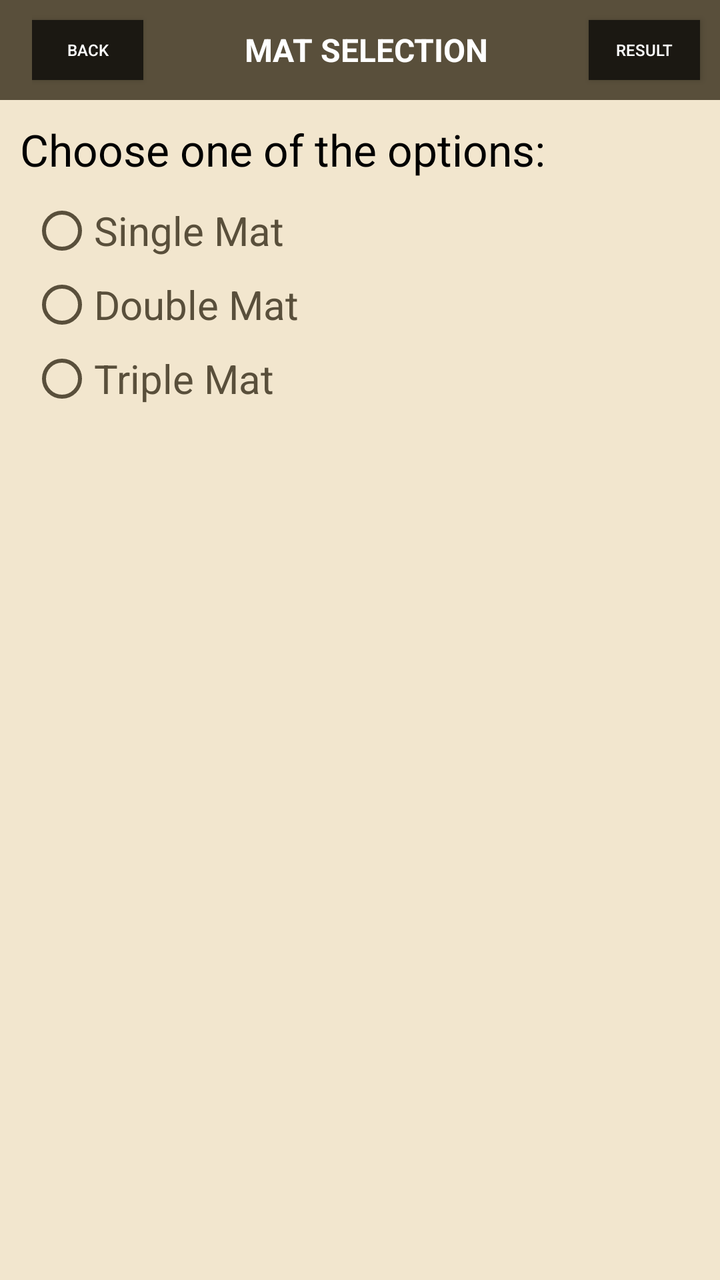
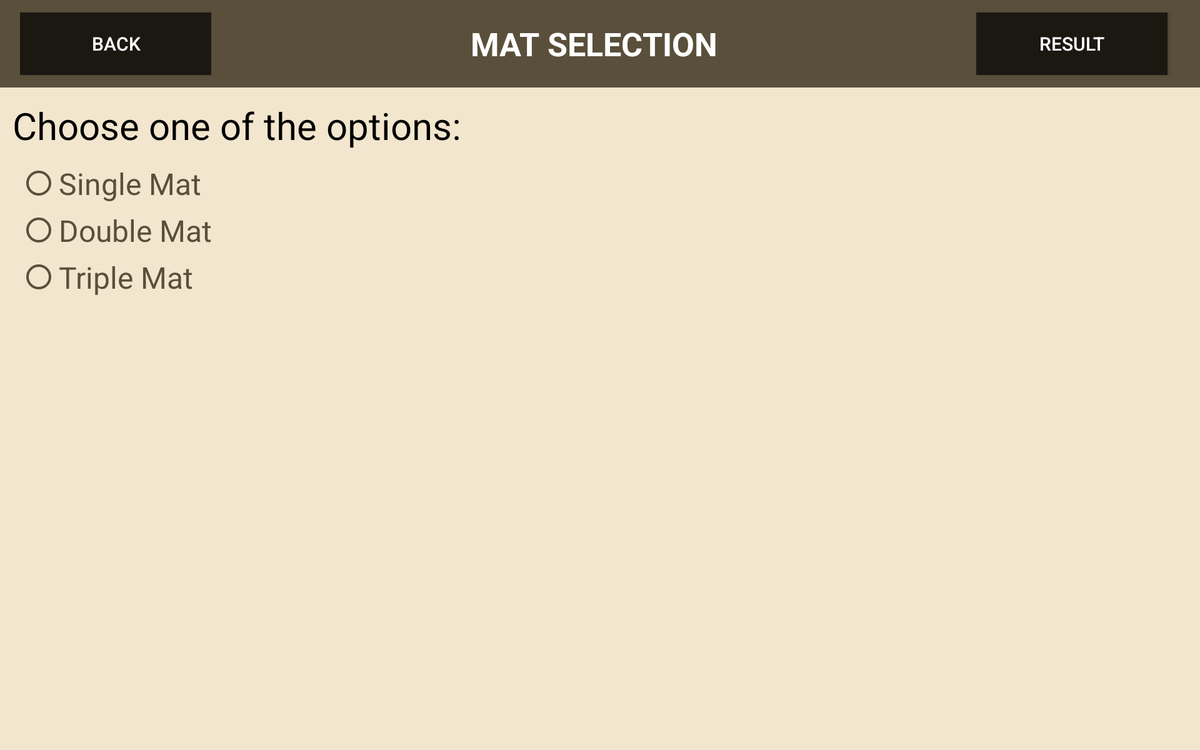

The same Android screen from two of the app's own layout files: first res/layout/ as a phone draws it, then the author's variant for another configuration, drawn on a device whose configuration selects that folder. Both files follow.
<!-- AndroidManifest.xml: application theme AppTheme -->
<!-- res/layout/activity_mat_selection.xml -->
<?xml version="1.0" encoding="utf-8"?>
<LinearLayout
    xmlns:android="http://schemas.android.com/apk/res/android"
    xmlns:app="http://schemas.android.com/apk/res-auto"
    xmlns:tools="http://schemas.android.com/tools"
    android:layout_width="match_parent"
    android:layout_height="match_parent"
    android:background="@color/AppColor"
    android:orientation="vertical"
    tools:context="com.ebm.iwasframed.Mat_Borders.MatSelectionActivity">


    <android.support.v7.widget.Toolbar
        android:layout_width="match_parent"
        android:layout_height="50dp"
        android:id="@+id/toolbar"
        android:background="@color/ActionBarColor">

        <LinearLayout
            android:layout_width="match_parent"
            android:layout_height="match_parent"
            android:weightSum="3"
            android:orientation="horizontal">

            <Button
                android:id="@+id/btnBack"
                android:layout_width="0dp"
                android:layout_weight="0.5"
                android:layout_marginTop="10dp"
                android:layout_height="30dp"
                android:text="Back"
                android:layout_centerVertical="true"
                android:textColor="@android:color/white"
                android:background="@color/ButtonColor"
                android:layout_alignParentLeft="true"
                android:textSize="8sp"/>

            <TextView
                android:layout_width="0dp"
                android:layout_weight="2"
                android:layout_height="wrap_content"
                android:text="MAT SELECTION"
                android:layout_gravity="center_vertical"
                android:textColor="@android:color/white"
                android:textAlignment="center"
                android:textStyle="bold"
                android:textSize="16sp"/>

            <Button
                android:id="@+id/btnNext"
                android:layout_width="0dp"
                android:layout_weight="0.5"
                android:layout_height="30dp"
                android:text="RESULT"
                android:layout_marginTop="10dp"
                android:layout_marginRight="10dp"
                android:textColor="@android:color/white"
                android:background="@color/ButtonColor"
                android:textSize="8sp"/>


        </LinearLayout>






    </android.support.v7.widget.Toolbar>

    <TextView
        android:layout_width="wrap_content"
        android:layout_height="wrap_content"
        android:textSize="22dp"
        android:textColor="@color/black"
        android:padding="10dp"
        android:text="Choose one of the options:"/>

    <RadioGroup
        android:id="@+id/radioGroup"
        android:layout_width="match_parent"
        android:layout_height="wrap_content"
        android:paddingLeft="15dp">


        <RadioButton
            android:id="@+id/radioSingle"
            android:layout_width="wrap_content"
            android:layout_height="wrap_content"
            android:layout_weight="1"
            android:textColor="@color/ActionBarColor"
            android:buttonTint="@color/ActionBarColor"
            android:textSize="20sp"
            android:text="Single Mat" />

        <RadioButton
            android:id="@+id/radioDouble"
            android:layout_width="wrap_content"
            android:layout_height="wrap_content"
            android:layout_weight="1"
            android:buttonTint="@color/ActionBarColor"
            android:textColor="@color/ActionBarColor"
            android:layout_marginTop="5dp"
            android:textSize="20sp"
            android:text="Double Mat" />


        <RadioButton
            android:id="@+id/radioTriple"
            android:layout_width="wrap_content"
            android:layout_height="wrap_content"
            android:layout_weight="1"
            android:layout_marginTop="5dp"
            android:textColor="@color/ActionBarColor"
            android:buttonTint="@color/ActionBarColor"
            android:textSize="20sp"
            android:text="Triple Mat" />

    </RadioGroup>


    <LinearLayout
        android:id="@+id/doubleLayout"
        android:visibility="gone"
        android:layout_width="match_parent"
        android:layout_height="wrap_content"
        android:orientation="vertical">


    <TextView
        android:layout_width="wrap_content"
        android:layout_height="wrap_content"
        android:padding="10dp"
        android:layout_marginTop="20dp"
        android:textSize="18sp"
        android:textColor="@color/ButtonColor"
        android:text="Choose Bottom Mat overlap:" />

        <LinearLayout
            android:layout_width="160dp"
            android:layout_height="wrap_content"
            android:layout_toLeftOf="@+id/txtX"
            android:orientation="horizontal"
            android:layout_gravity="center_horizontal"
            android:weightSum="2"
            android:layout_marginRight="10dp"
            android:background="@drawable/custom_edittext">

            <EditText
                android:id="@+id/edtDoubleMat"
                android:layout_width="match_parent"
                android:layout_height="25dp"
                android:textSize="16sp"
                android:text="0"
                android:paddingLeft="10dp"
                android:background="@android:color/transparent"
                android:textStyle="bold"
                android:layout_weight="1"
                android:textCursorDrawable="@null"
                android:inputType="number">
            </EditText>

            <Spinner
                android:id="@+id/doubleMatSpinner"
                android:layout_weight="1"
                android:layout_width="match_parent"
                android:layout_height="25dp"
                android:layout_gravity="center_vertical"
                android:background="@drawable/spinner_background"                android:entries="@array/frames"
                android:textSize="10sp" />


        </LinearLayout>

    </LinearLayout>


    <LinearLayout
        android:id="@+id/tripleLayout"
        android:visibility="gone"
        android:layout_width="match_parent"
        android:layout_height="wrap_content"
        android:orientation="vertical">


        <TextView
            android:layout_width="wrap_content"
            android:layout_height="wrap_content"
            android:padding="10dp"
            android:layout_marginTop="20dp"
            android:textSize="18sp"
            android:textColor="@color/ButtonColor"
            android:text="Choose Middle Mat overlap:" />



        <LinearLayout
            android:layout_width="160dp"
            android:layout_height="wrap_content"
            android:layout_toLeftOf="@+id/txtX"
            android:orientation="horizontal"
            android:layout_gravity="center_horizontal"
            android:weightSum="2"
            android:layout_marginRight="10dp"
            android:background="@drawable/custom_edittext">

            <EditText
                android:id="@+id/edtTripleMat1"
                android:layout_width="match_parent"
                android:layout_height="25dp"
                android:textSize="16sp"
                android:text="0"
                android:paddingLeft="10dp"
                android:background="@android:color/transparent"
                android:textStyle="bold"
                android:layout_weight="1"
                android:textCursorDrawable="@null"
                android:inputType="number">
            </EditText>


            <Spinner
                android:id="@+id/tripleMatSpinner1"
                android:layout_weight="1"
                android:layout_width="match_parent"
                android:layout_height="25dp"
                android:layout_gravity="center_vertical"
                android:background="@drawable/spinner_background"                android:entries="@array/frames"
                android:textSize="10sp" />


        </LinearLayout>

        <TextView
            android:layout_width="wrap_content"
            android:layout_height="wrap_content"
            android:padding="10dp"
            android:layout_marginTop="20dp"
            android:textSize="18sp"
            android:textColor="@color/ButtonColor"
            android:text="Choose Bottom Mat overlap:" />

        <LinearLayout
            android:layout_width="160dp"
            android:layout_height="wrap_content"
            android:layout_toLeftOf="@+id/txtX"
            android:orientation="horizontal"
            android:layout_gravity="center_horizontal"
            android:weightSum="2"
            android:layout_marginRight="10dp"
            android:background="@drawable/custom_edittext">

            <EditText
                android:id="@+id/edtTripleMat2"
                android:layout_width="match_parent"
                android:layout_height="25dp"
                android:textSize="16sp"
                android:text="0"
                android:paddingLeft="10dp"
                android:background="@android:color/transparent"
                android:textStyle="bold"
                android:layout_weight="1"
                android:textCursorDrawable="@null"
                android:inputType="number">
            </EditText>


            <Spinner
                android:id="@+id/tripleMatSpinner2"
                android:layout_weight="1"
                android:layout_width="match_parent"
                android:layout_height="25dp"
                android:layout_gravity="center_vertical"
                android:background="@drawable/spinner_background"                android:entries="@array/frames"
                android:textSize="10sp" />

        </LinearLayout>

    </LinearLayout>



</LinearLayout>
<!-- resources referenced by this layout -->
<resources>
  <string-array name="frames">
          <item>0</item>
          <item>1/16"</item>
          <item>1/8"</item>
          <item>3/16"</item>
          <item>1/4"</item>
          <item>5/16"</item>
          <item>3/8"</item>
          <item>7/16"</item>
          <item>1/2"</item>
          <item>9/16"</item>
          <item>5/8"</item>
          <item>11/16"</item>
          <item>3/4"</item>
          <item>13/16"</item>
          <item>7/8"</item>
          <item>15/16"</item>
  
      </string-array>
  <color name="ActionBarColor">#594f3b</color>
  <color name="AppColor">#f2e6ce</color>
  <color name="ButtonColor">#1b1812</color>
  <color name="black">#000000</color>
  <!-- drawable custom_edittext (drawable) -->
  <?xml version="1.0" encoding="utf-8"?>
  <shape xmlns:android="http://schemas.android.com/apk/res/android" >
  
      <solid android:color="@color/EditTextFilledColor" />
  
      <stroke
          android:width="1dp"
          android:color="@color/ActionBarColor" />
      <corners
          android:topLeftRadius="5dp"
          android:topRightRadius="5dp"
          android:bottomLeftRadius="5dp"
          android:bottomRightRadius="5dp"
  
          />
  
  </shape>
  <!-- drawable spinner_background (drawable) -->
  <?xml version="1.0" encoding="utf-8"?>
  <layer-list xmlns:android="http://schemas.android.com/apk/res/android">
      <item>
          <shape android:shape="rectangle">
              <solid android:color="@color/EditTextFilledColor" />
  
              <stroke
                  android:width="1dp"
                  android:color="@color/ActionBarColor" />
              <corners
                  android:topLeftRadius="0dp"
                  android:topRightRadius="5dp"
                  android:bottomLeftRadius="0dp"
                  android:bottomRightRadius="5dp"
                  />
              <corners android:radius="2.5dp" />
          </shape>
      </item>
      <item android:left="120dp">
          
          <bitmap
              android:gravity="center_vertical|right"
              android:src="@drawable/ic_down" />
      </item>
  </layer-list>
  <style name="AppTheme" parent="Theme.AppCompat.Light.NoActionBar">
          
          <item name="colorPrimary">@color/colorPrimary</item>
          <item name="colorPrimaryDark">@color/colorPrimaryDark</item>
          <item name="colorAccent">@color/colorAccent</item>
      </style>
  <color name="EditTextFilledColor">#d9cab0</color>
  <!-- drawable ic_down: png bitmap (drawable-hdpi, 149 bytes) -->
  <color name="colorPrimary">#3F51B5</color>
  <color name="colorPrimaryDark">#303F9F</color>
  <color name="colorAccent">#FF4081</color>
</resources>
<!-- res/layout-sw600dp-land/activity_mat_selection.xml (the author's variant of the layout above) -->
<!-- drawn on a 7-inch tablet turned sideways -->
<?xml version="1.0" encoding="utf-8"?>
<ScrollView  xmlns:android="http://schemas.android.com/apk/res/android"
    xmlns:app="http://schemas.android.com/apk/res-auto"
    xmlns:tools="http://schemas.android.com/tools"
    android:layout_width="match_parent"
    android:layout_height="match_parent"
    android:background="@color/AppColor"
    android:fillViewport="true">

    <LinearLayout
        android:layout_width="match_parent"
        android:layout_height="match_parent"
        android:orientation="vertical"
        android:background="@color/AppColor">

    <android.support.v7.widget.Toolbar
        android:layout_width="match_parent"
        android:layout_height="70dp"
        android:id="@+id/toolbar"
        android:background="@color/ActionBarColor">

        <LinearLayout
            android:layout_width="match_parent"
            android:layout_height="match_parent"
            android:weightSum="3"
            android:orientation="horizontal">

            <Button
                android:id="@+id/btnBack"
                android:layout_width="0dp"
                android:layout_weight="0.5"
                android:layout_marginTop="10dp"
                android:layout_height="50dp"
                android:text="Back"
                android:layout_centerVertical="true"
                android:textColor="@android:color/white"
                android:background="@color/ButtonColor"
                android:layout_alignParentLeft="true"
                android:textSize="15sp"/>

            <TextView
                android:layout_width="0dp"
                android:layout_weight="2"
                android:layout_height="wrap_content"
                android:text="MAT SELECTION"
                android:layout_gravity="center_vertical"
                android:textColor="@android:color/white"
                android:textAlignment="center"
                android:textStyle="bold"
                android:textSize="26sp"/>

            <Button
                android:id="@+id/btnNext"
                android:layout_width="0dp"
                android:layout_weight="0.5"
                android:layout_height="50dp"
                android:text="RESULT"
                android:layout_marginTop="10dp"
                android:layout_marginRight="10dp"
                android:textColor="@android:color/white"
                android:background="@color/ButtonColor"
                android:textSize="15sp"/>


        </LinearLayout>






    </android.support.v7.widget.Toolbar>

    <TextView
        android:layout_width="wrap_content"
        android:layout_height="wrap_content"
        android:textSize="30dp"
        android:textColor="@color/black"
        android:padding="10dp"
        android:text="Choose one of the options:"/>

    <RadioGroup
        android:id="@+id/radioGroup"
        android:layout_width="match_parent"
        android:layout_height="wrap_content"
        android:paddingLeft="15dp">


        <RadioButton
            android:id="@+id/radioSingle"
            android:layout_width="wrap_content"
            android:layout_height="wrap_content"
            android:layout_weight="1"
            android:textColor="@color/ActionBarColor"
            android:buttonTint="@color/ActionBarColor"
            android:textSize="24sp"
            android:text="Single Mat" />

        <RadioButton
            android:id="@+id/radioDouble"
            android:layout_width="wrap_content"
            android:layout_height="wrap_content"
            android:layout_weight="1"
            android:buttonTint="@color/ActionBarColor"
            android:textColor="@color/ActionBarColor"
            android:layout_marginTop="5dp"
            android:textSize="24sp"
            android:text="Double Mat" />


        <RadioButton
            android:id="@+id/radioTriple"
            android:layout_width="wrap_content"
            android:layout_height="wrap_content"
            android:layout_weight="1"
            android:layout_marginTop="5dp"
            android:textColor="@color/ActionBarColor"
            android:buttonTint="@color/ActionBarColor"
            android:textSize="24sp"
            android:text="Triple Mat" />

    </RadioGroup>


    <LinearLayout
        android:id="@+id/doubleLayout"
        android:visibility="gone"
        android:layout_width="match_parent"
        android:layout_height="wrap_content"
        android:orientation="vertical">


        <TextView
            android:layout_width="wrap_content"
            android:layout_height="wrap_content"
            android:padding="10dp"
            android:layout_marginTop="20dp"
            android:textSize="28sp"
            android:textColor="@color/ButtonColor"
            android:text="Choose Bottom Mat overlap:" />

        <LinearLayout
            android:layout_width="300dp"
            android:layout_height="wrap_content"
            android:layout_toLeftOf="@+id/txtX"
            android:orientation="horizontal"
            android:layout_gravity="center_horizontal"
            android:weightSum="2"
            android:layout_marginRight="10dp"
            android:background="@drawable/custom_edittext">

            <EditText
                android:id="@+id/edtDoubleMat"
                android:layout_width="match_parent"
                android:layout_height="35dp"
                android:textSize="24sp"
                android:text="0"
                android:paddingLeft="10dp"
                android:background="@android:color/transparent"
                android:textStyle="bold"
                android:layout_weight="1"
                android:textCursorDrawable="@null"
                android:inputType="number">
            </EditText>

            <Spinner
                android:id="@+id/doubleMatSpinner"
                android:layout_weight="1"
                android:layout_width="match_parent"
                android:layout_height="35dp"
                android:layout_gravity="center_vertical"
                android:background="@drawable/spinner_background"                android:entries="@array/frames"
                android:textSize="18sp" />


        </LinearLayout>

    </LinearLayout>


    <LinearLayout
        android:id="@+id/tripleLayout"
        android:visibility="gone"
        android:layout_width="match_parent"
        android:layout_height="wrap_content"
        android:orientation="vertical">


        <TextView
            android:layout_width="wrap_content"
            android:layout_height="wrap_content"
            android:padding="10dp"
            android:layout_marginTop="20dp"
            android:textSize="28sp"
            android:textColor="@color/ButtonColor"
            android:text="Choose Middle Mat overlap:" />



        <LinearLayout
            android:layout_width="300dp"
            android:layout_height="wrap_content"
            android:layout_toLeftOf="@+id/txtX"
            android:orientation="horizontal"
            android:layout_gravity="center_horizontal"
            android:weightSum="2"
            android:layout_marginRight="10dp"
            android:background="@drawable/custom_edittext">

            <EditText
                android:id="@+id/edtTripleMat1"
                android:layout_width="match_parent"
                android:layout_height="35dp"
                android:textSize="24sp"
                android:text="0"
                android:paddingLeft="10dp"
                android:background="@android:color/transparent"
                android:textStyle="bold"
                android:layout_weight="1"
                android:textCursorDrawable="@null"
                android:inputType="number">
            </EditText>


            <Spinner
                android:id="@+id/tripleMatSpinner1"
                android:layout_weight="1"
                android:layout_width="match_parent"
                android:layout_height="35dp"
                android:layout_gravity="center_vertical"
                android:background="@drawable/spinner_background"                android:entries="@array/frames"
                android:textSize="18sp" />


        </LinearLayout>

        <TextView
            android:layout_width="wrap_content"
            android:layout_height="wrap_content"
            android:padding="10dp"
            android:layout_marginTop="20dp"
            android:textSize="28sp"
            android:textColor="@color/ButtonColor"
            android:text="Choose Bottom Mat overlap:" />

        <LinearLayout
            android:layout_width="300dp"
            android:layout_height="wrap_content"
            android:layout_toLeftOf="@+id/txtX"
            android:orientation="horizontal"
            android:layout_gravity="center_horizontal"
            android:weightSum="2"
            android:layout_marginRight="10dp"
            android:background="@drawable/custom_edittext">

            <EditText
                android:id="@+id/edtTripleMat2"
                android:layout_width="match_parent"
                android:layout_height="35dp"
                android:textSize="24sp"
                android:text="0"
                android:paddingLeft="10dp"
                android:background="@android:color/transparent"
                android:textStyle="bold"
                android:layout_weight="1"
                android:textCursorDrawable="@null"
                android:inputType="number">
            </EditText>


            <Spinner
                android:id="@+id/tripleMatSpinner2"
                android:layout_weight="1"
                android:layout_width="match_parent"
                android:layout_height="35dp"
                android:layout_gravity="center_vertical"
                android:background="@drawable/spinner_background"                android:entries="@array/frames"
                android:textSize="18sp" />

        </LinearLayout>

    </LinearLayout>



</LinearLayout>

</ScrollView>
